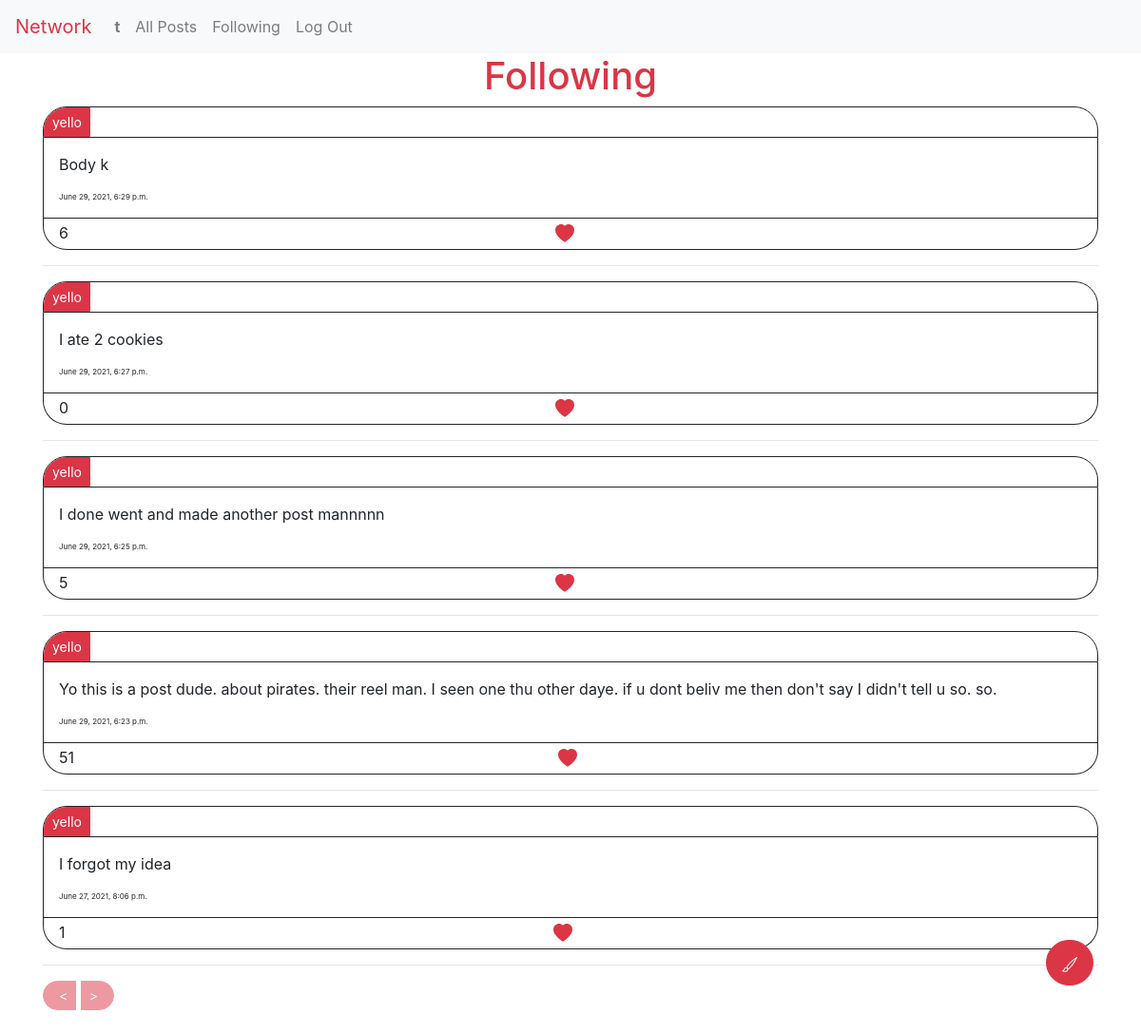
The page /following (signed in) on the database its author committed.
### network/models.py (models this page shows, shortened)
class User(AbstractUser):
    pass

class Post(models.Model):
    user = models.ForeignKey("User", on_delete=models.CASCADE, related_name="posts")
    body = models.TextField(blank=True)
    likes = models.TextField(default="0")
    timestamp = models.DateTimeField(auto_now_add=True)

### network/views.py (the view)
# urls.py: path("following", views.following, name="following"),
@login_required
def following(request):
    following = Profile.objects.get(user=request.user).following.all()
    posts = Post.objects.filter(user__in=following).order_by('-timestamp')
    paginator = Paginator(posts, 10)
    if request.GET.get("page") != None:
        try:
            posts = paginator.page(request.GET.get("page"))
        except:
            posts = paginator.page(1)
    else:
        posts = paginator.page(1)
    return render(request, 'network/following.html', {'posts': posts})

### network/templates/network/following.html (shortened to what this page needs)
{% extends "network/layout.html" %} {% load static %} {% block body %}
<h1 id="title">Following</h3>
<div class="container">
<div id="all_posts">
{% for post in posts %}
<div id="wrapper">
    <div id="user">
        <button id="userlink" type="button" value="7" class="btn btn-danger btn-sm">{{post.user.username}}</button>
    </div>
    <div id="body">
        <p id="body_content">{{post.body}}</p>
        <p id="timestamp">{{post.timestamp}}</p>
    </div>
    <div id="likes">
        <div id="likes_icon">
            <svg xmlns="http://www.w3.org/2000/svg" width="20" height="20" fill="currentColor" class="bi bi-heart-fill" viewBox="0 0 16 16"><path fill-rule="evenodd" d="M8 1.314C12.438-3.248 23.534 4.735 8 15-7.534 4.736 3.562-3.248 8 1.314z"></path></svg>
        </div>
        <div id="num_likes">{{post.likes}}</div>
    </div>
</div>
<hr>
{%endfor%}
</div>
<div id="post_navigation">
    {% if posts.has_previous %}
    <a class="back_link" href="?page={{posts.previous_page_number}}" aria-label="Previous"><button id="back_button" class="btn btn-danger btn-sm"><</button></a>
    {%else%}
    <a class="back_link" href="#" aria-label="Previous"><button id="back_button_disabled" class="btn btn-danger btn-sm" disabled><</button></a>
    {%endif%}
    {%if posts.has_next %}
    <a class="forward_link" href="?page={{posts.next_page_number}}" aria-label="Next"><button id="forward_button" class="btn btn-danger btn-sm">></button></a>
    {%else%}
    <a class="forward_link" href="#" aria-label="Next"><button id="forward_button_disabled" class="btn btn-danger btn-sm" disabled>></button></a>
    {%endif%}
</div>
<br>
</div>
{% endblock %}
{% block script %}
    <link rel="stylesheet" href="{% static 'network/all_posts.css' %}">
{% endblock %}

### network/templates/network/layout.html (shortened to what this page needs)
{% load static %}
<!DOCTYPE html>
<html lang="en">
    <head>
        <link rel="stylesheet" href="https://stackpath.bootstrapcdn.com/bootstrap/4.4.1/css/bootstrap.min.css">
        <link href="{% static 'network/styles.css' %}" rel="stylesheet">
        {% block script %}
        {% endblock %}
    </head>
    <body>
        <nav class="navbar navbar-expand-lg navbar-light bg-light">
            <a style="color:#dc3545;" class="navbar-brand" href="#">Network</a>
            <div>
              <ul class="navbar-nav mr-auto">
                {% if user.is_authenticated %}
                    <li class="nav-item">
                        <a class="nav-link" href="#"><strong id="java_username">{{ user.username }}</strong></a>
                    </li>
                {% endif %}
                <li class="nav-item">
                  <a id="all_posts" class="nav-link" href="{% url 'index' %}">All Posts</a>
                </li>
                {% if user.is_authenticated %}
                    <li class="nav-item">
                        <a class="nav-link" href="{% url 'following' %}">Following</a>
                    </li>
                    <li class="nav-item">
                        <a class="nav-link" href="{% url 'logout' %}">Log Out</a>
                    </li>
                {% endif %}
              </ul>
            </div>
          </nav>
          <a id="post_link" href="{% url 'post' %}">
            <button id="new_post" type="button" class="btn btn-danger btn-lg">
            </button>
          </a>
        <div class="body">
            {% block body %}
            {% endblock %}
        </div>
    </body>
</html>

### network/static/network/styles.css (style rules this page uses)
#new_post { position: fixed; border-radius: 50px; right: 50px; bottom: 50px; animation-name: shrink; animation-duration: 2s; }
#post_link { color: white; }

### network/static/network/all_posts.css (style rules this page uses)
#title { color: #dc3545; text-align: center; }
#user { border: 1px solid; line-height: 0; border-radius: 25px 25px 0px 0px; padding-left: 1rem; animation: round1 2s; padding:0; }
#userlink { color: white; background-color: #dc3545; border: 1px solid #dc3545; border-radius: 24px 0 0 0; animation: fold 2s; }
#body { border: 1px solid; padding-left: 1rem; padding-top: 1rem; border-top: none; animation: round2 2s; }
#timestamp { font-size: .5em; }
#likes { border: 1px solid; border-top: none; text-align: center; border-radius: 0 0 25px 25px; animation: round3 2s; height: 33px; }
#likes_icon { padding-top: 2px; color: #dc3545; display: inline-block; }
#num_likes { float: left; padding-left: 1rem; padding-top: 3px; }
#back_button_disabled { border-radius: 25px 0 0 25px; padding-left: 1rem; opacity: .5; }
#forward_button_disabled { border-radius: 0 25px 25px 0; padding-right: 1rem; opacity: .5; }

### rows shown on the page
User: username "t"
Post: user.username "yello", body "Body k", timestamp "June 29, 2021, 6:29 p.m.", likes "6"
Post: user.username "yello", body "I ate 2 cookies", timestamp "June 29, 2021, 6:27 p.m.", likes "0"
Post: user.username "yello", body "I done went and made another post mannnnn", timestamp "June 29, 2021, 6:25 p.m.", likes "5"
Post: user.username "yello", body "Yo this is a post dude. about pirates. their reel man. I seen one thu other daye. if u dont beliv me then don't say I didn't tell u so. so.", timestamp "June 29, 2021, 6:23 p.m.", likes "51"
Post: user.username "yello", body "I forgot my idea", timestamp "June 27, 2021, 8:06 p.m.", likes "1"
